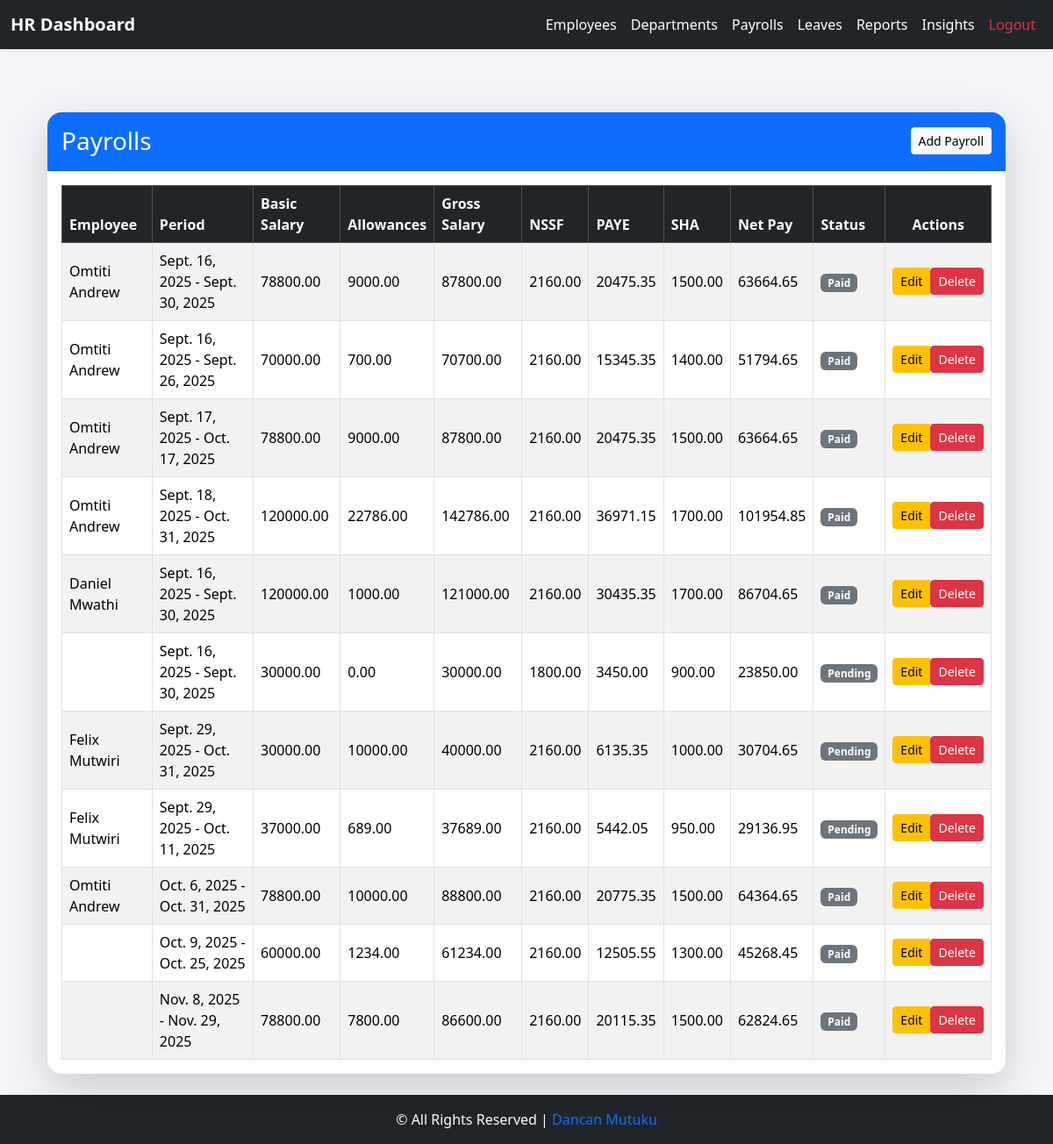
Before: /employee/hr/payrolls/ with the older database file.
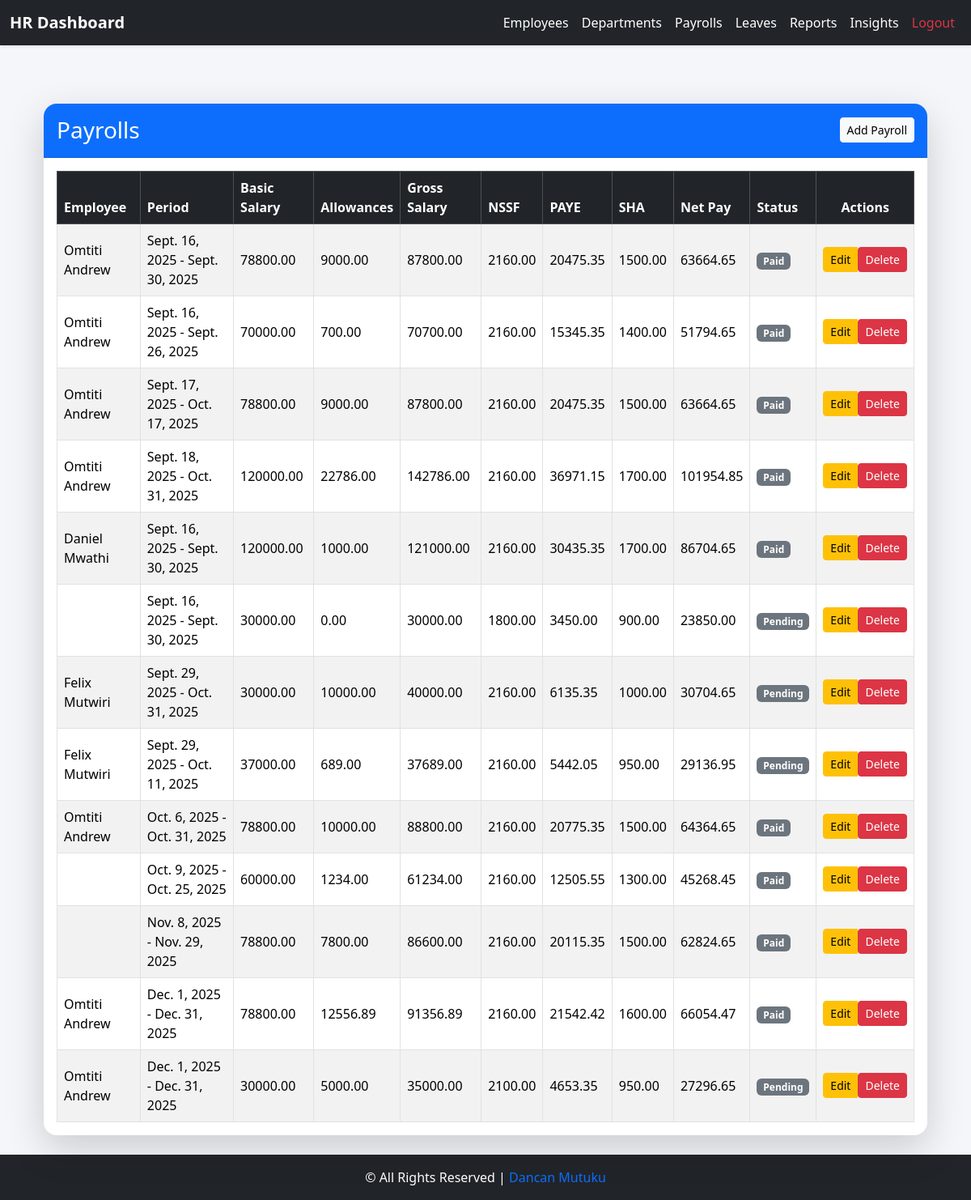
After: the same page with the newer database file.
### core/models.py (models this page shows, shortened)
class Payroll(models.Model):
    STATUS_PENDING = 'Pending'
    STATUS_PAID = 'Paid'
    STATUS_CHOICES = [
        (STATUS_PENDING, 'Pending'),
        (STATUS_PAID, 'Paid'),
    ]
    employee = models.ForeignKey(Employee, on_delete=models.CASCADE, related_name='payrolls')
    period_start = models.DateField()
    period_end = models.DateField()
    basic_salary = models.DecimalField(max_digits=10, decimal_places=2)
    allowances = models.DecimalField(max_digits=10, decimal_places=2, default=0)
    gross_salary = models.DecimalField(max_digits=10, decimal_places=2, editable=False)
    paye = models.DecimalField(max_digits=10, decimal_places=2, editable=False, default=0)
    sha = models.DecimalField(max_digits=10, decimal_places=2, editable=False, default=0)
    nssf = models.DecimalField(max_digits=10, decimal_places=2, editable=False, default=0)
    net_pay = models.DecimalField(max_digits=10, decimal_places=2, editable=False)
    status = models.CharField(max_length=10, choices=STATUS_CHOICES, default=STATUS_PENDING)

class Employee(models.Model):
    GENDER_CHOICES = (
        ("M", "Male"),
        ("F", "Female"),
    )
    user = models.OneToOneField(User, on_delete=models.CASCADE, related_name='employee_profile')
    employee_id = models.CharField(max_length=20, unique=True, blank=True, null=True)
    contact = models.CharField(max_length=20, blank=True)
    dob = models.DateField(null=True, blank=True)
    gender = models.CharField(max_length=1, choices=GENDER_CHOICES, blank=True)
    address = models.TextField(blank=True)
    job_title = models.CharField(max_length=100, blank=True)
    department = models.ForeignKey('Department', on_delete=models.SET_NULL, null=True, blank=True)
    hire_date = models.DateField(null=True, blank=True)
    is_active_employee = models.BooleanField(default=True)
    salary = models.DecimalField(
        max_digits=10, decimal_places=2, default=0, validators=[MinValueValidator(0)]
    )
    profile_picture = models.ImageField(upload_to="profiles/", blank=True, null=True)
    emergency_contact_name = models.CharField(max_length=100, blank=True, null=True)
    emergency_contact_phone = models.CharField(max_length=20, blank=True, null=True)
    annual_leave_balance = models.PositiveIntegerField(default=20)
    sick_leave_balance = models.PositiveIntegerField(default=10)
    contract_start = models.DateField(null=True, blank=True)
    contract_end = models.DateField(null=True, blank=True)

### core/views.py (the view)
# urls.py: path("hr/payrolls/", views.payroll_list, name="payroll_list"),
def payroll_list(request):
    payrolls = Payroll.objects.all()  # <- fetch all payroll records
    return render(request, 'core/payroll_list.html', {'payrolls': payrolls})

### core/templates/core/payroll_list.html (shortened to what this page needs)
{% extends 'base_hr.html' %}
{% block content %}
<div class="container mt-5">
  <div class="row justify-content-center">
    <div class="col-12 col-sm-12 col-md-12">
      <div class="card shadow-lg border-0 rounded-4">
        <div class="card-header bg-primary text-white d-flex justify-content-between align-items-center py-3 rounded-top-4">
          <h3 class="mb-0">Payrolls</h3>
          <a href="{% url 'payroll_add' %}" class="btn btn-light btn-sm">
             Add Payroll
          </a>
        </div>
        <div class="card-body">
          {% if payrolls %}
          <div class="table-responsive">
            <table class="table table-striped table-bordered align-middle mb-0">
              <thead class="table-dark">
                <tr>
                  <th>Employee</th>
                  <th>Period</th>
                  <th>Basic Salary</th>
                  <th>Allowances</th>
                  <th>Gross Salary</th>
                  <th>NSSF</th>
                  <th>PAYE</th>
                  <th>SHA</th>
                  <th>Net Pay</th>
                  <th>Status</th>
                  <th class="text-center">Actions</th>
                </tr>
              </thead>
              <tbody>
                {% for payroll in payrolls %}
                <tr>
                  <td>{{ payroll.employee.user.get_full_name }}</td>
                  <td>{{ payroll.period_start }} - {{ payroll.period_end }}</td>
                  <td>{{ payroll.basic_salary|floatformat:2 }}</td>
                  <td>{{ payroll.allowances|floatformat:2 }}</td>
                  <td>{{ payroll.gross_salary|floatformat:2 }}</td>
                  <td>{{ payroll.nssf|floatformat:2 }}</td>
                  <td>{{ payroll.paye|floatformat:2 }}</td>
                  <td>{{ payroll.sha|floatformat:2 }}</td>
                  <td>{{ payroll.net_pay|floatformat:2 }}</td>
                  <td>
                    <span class="badge
                      {% if payroll.status == 'paid' %} bg-success
                      {% elif payroll.status == 'pending' %} bg-warning text-dark
                      {% else %} bg-secondary {% endif %}">
                      {{ payroll.get_status_display }}
                    </span>
                  </td>
                  <td class="text-center">
                    <div class="btn-group" role="group">
                      <a href="{% url 'payroll_edit' payroll.pk %}" class="btn btn-sm btn-warning">
                         Edit
                      </a>
                      <form action="{% url 'payroll_delete' payroll.pk %}" method="post" class="d-inline">
                        <button type="submit" class="btn btn-sm btn-danger"
                                onclick="return confirm('Are you sure you want to delete this payroll?');">
                           Delete
                        </button>
                      </form>
                    </div>
                  </td>
                </tr>
                {% endfor %}
              </tbody>
            </table>
          </div>
          {% else %}
          <div class="alert alert-info text-center mb-0">
            <i class="bi bi-info-circle"></i> No payroll records found.
          </div>
          {% endif %}
        </div>
      </div>
    </div>
  </div>
</div>
{% endblock %}

### core/templates/base_hr.html (shortened to what this page needs)
{% load static %}
<!DOCTYPE html>
<html lang="en">
<head>
    <link href="https://cdn.jsdelivr.net/npm/bootstrap@5.3.2/dist/css/bootstrap.min.css" rel="stylesheet">
</head>
<body>
<nav class="navbar navbar-expand-lg navbar-dark bg-dark sticky-top shadow-sm">
    <div class="container-fluid">
        <a class="navbar-brand fw-bold" href="{% url 'hr_dashboard' %}">HR Dashboard</a>
        <div class="collapse navbar-collapse" id="navbarNav">
            <ul class="navbar-nav ms-auto">
                <li class="nav-item"><a class="nav-link" href="{% url 'hr_employee_list' %}">Employees</a></li>
                <li class="nav-item"><a class="nav-link" href="{% url 'hr_department_list' %}">Departments</a></li>
                <li class="nav-item"><a class="nav-link" href="{% url 'salary_report' %}">Payrolls</a></li>
                <li class="nav-item"><a class="nav-link" href="{% url 'hr_leave_list' %}">Leaves</a></li>
                <li class="nav-item"><a class="nav-link" href="{% url 'employee_report' %}">Reports</a></li>
                <li class="nav-item">
  <a class="nav-link" href="{% url 'hr_insights' %}">Insights</a>
</li>
                <li class="nav-item">
  <a class="nav-link text-danger" href="{% url 'hr_logout' %}">Logout</a>
</li>
            </ul>
        </div>
    </div>
</nav>
<main class="container my-4">
    {% block content %}{% endblock %}
</main>
<footer>
    &copy; {{ now|date:"Y" }} All Rights Reserved |
    <a href="https://x.com/dan_bnp" target="_blank">Dancan Mutuku</a>
</footer>
</body>
</html>

### core/templates/base_hr.html (style rules this page uses)
body { min-height: 100vh; display: flex; flex-direction: column; font-family: "Segoe UI", Tahoma, Geneva, Verdana, sans-serif; background-color: #f5f6fa; }
main { flex: 1; }
footer { background-color: #212529; color: #fff; padding: 1rem 0; text-align: center; }
footer a { color: #0d6efd; text-decoration: none; }
.navbar.sticky-top { position: sticky; top: 0; z-index: 1020; }
.navbar-dark .navbar-nav .nav-link { color: #fff; font-weight: 500; }

Changed rows visible on the page:
added Payroll: employee.user.get_full_name "Omtiti Andrew", period_start "Dec. 1, 2025", period_end "Dec. 31, 2025", basic_salary "78800.00", allowances "12556.89", gross_salary "91356.89", nssf "2160.00", paye "21542.42", sha "1600.00", net_pay "66054.47", status "Paid"
added Payroll: employee.user.get_full_name "Omtiti Andrew", period_start "Dec. 1, 2025", period_end "Dec. 31, 2025", basic_salary "30000.00", allowances "5000.00", gross_salary "35000.00", nssf "2100.00", paye "4653.35", sha "950.00", net_pay "27296.65", status "Pending"
